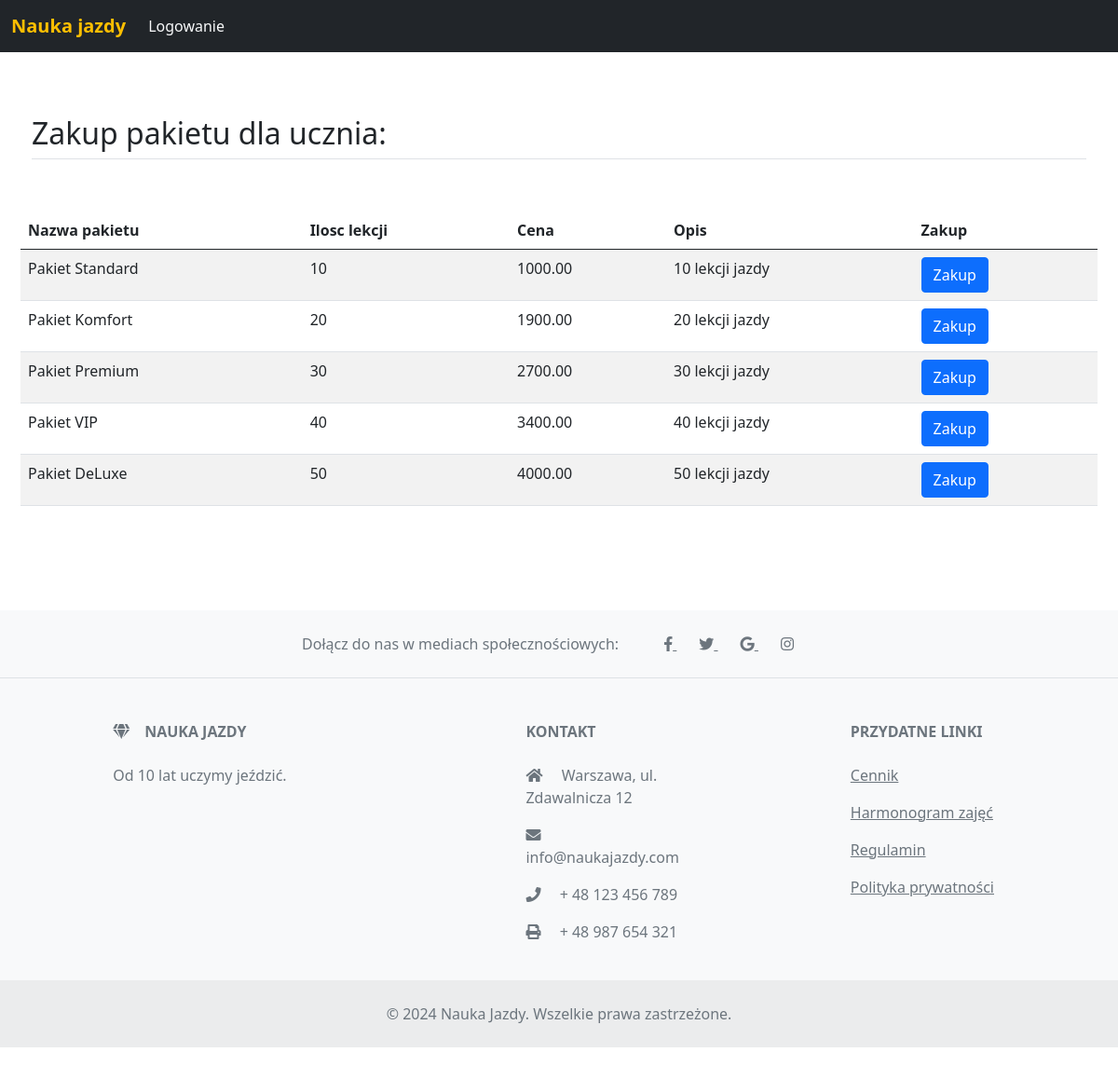
Screenshot of /zakupionePakietyDodawanie.php with the database file from the repository.
### tables this page shows
CREATE TABLE `pakiety` (
  `ID` int(11) NOT NULL,
  `NazwaPakietu` varchar(50) NOT NULL,
  `IloscLekcji` int(11) NOT NULL,
  `Cena` decimal(8,2) NOT NULL,
  `Opis` varchar(255) DEFAULT NULL
);

### zakupionePakietyDodawanie.php (the view, shortened to what this page needs)
<?php
	require("funkcje.php");
?>
<!doctype html>
<html lang="pl">
  <head>
	<link href="https://cdnjs.cloudflare.com/ajax/libs/font-awesome/5.15.1/css/all.min.css" rel="stylesheet">
	<link href="bootstrap.min.css" rel="stylesheet">
    <link href="navbar.css" rel="stylesheet">
  </head>
<body>
	<main>
<?php menu();
	$imie = "";
	$nazwisko = "";
?>
	<div class="container px-1 py-5">
		<h2 class="pb-2 border-bottom">Zakup pakietu dla ucznia: <?php print("$imie $nazwisko"); ?></h2>
		<div class="row g-4 py-5">
		<table class="table table-striped table-hover">
  <thead>
    <tr>
		<th>Nazwa pakietu</th>
		<th>Ilosc lekcji</th>
		<th>Cena</th>
		<th>Opis</th>
		<th>Zakup</th>
    </tr>
  </thead>
  <tbody>
<?php
$polaczenie = polaczZBaza();
$sql = "SELECT ID, NazwaPakietu, IloscLekcji, Cena, Opis FROM Pakiety";
$result = $polaczenie->query($sql);
while ($row = $result->fetch_assoc()) {
$nazwaPakietu = $row["NazwaPakietu"];
$iloscLekcji = $row["IloscLekcji"];
$cena = $row["Cena"];
$opis = $row["Opis"];
?>
	<tr>
		<td><?php print("$nazwaPakietu"); ?></td>
		<td><?php print("$iloscLekcji"); ?></td>
		<td><?php print("$cena"); ?></td>
		<td><?php print("$opis"); ?></td>
		<td>
			<form action="zakupionePakiety.php" method="post">
				<input class="btn btn-primary" type="submit" name="zakup" value="Zakup">
			</form>
		</td>
	</tr>
<?php
   }
?>
  </tbody>
</table>
		</div>
	</div>
</main>
<footer class="text-center text-lg-start bg-light text-muted">
  <section class="d-flex justify-content-center p-4 border-bottom">
    <div class="me-5 d-none d-lg-block">
      <span>Dołącz do nas w mediach społecznościowych:</span>
    </div>
    <div>
      <a href="" class="me-4 text-reset">
        <i class="fab fa-facebook-f"></i>
      </a>
      <a href="" class="me-4 text-reset">
        <i class="fab fa-twitter"></i>
      </a>
      <a href="" class="me-4 text-reset">
        <i class="fab fa-google"></i>
      </a>
      <a href="" class="me-4 text-reset">
        <i class="fab fa-instagram"></i>
      </a>
    </div>
  </section>
  <section class="">
    <div class="container text-center text-md-start mt-5">
      <div class="row mt-3">
        <div class="col-md-3 col-lg-4 col-xl-3 mx-auto mb-4">
          <h6 class="text-uppercase fw-bold mb-4">
            <i class="fas fa-gem me-3"></i>Nauka Jazdy
          </h6>
          <p>
            Od 10 lat uczymy jeździć.
          </p>
        </div>
        <div class="col-md-2 col-lg-2 col-xl-2 mx-auto mb-4">
          <h6 class="text-uppercase fw-bold mb-4">
            Kontakt
          </h6>
          <p><i class="fas fa-home me-3"></i> Warszawa, ul. Zdawalnicza 12</p>
          <p><i class="fas fa-envelope me-3"></i> info@naukajazdy.com</p>
          <p><i class="fas fa-phone me-3"></i> + 48 123 456 789</p>
          <p><i class="fas fa-print me-3"></i> + 48 987 654 321</p>
        </div>
        <div class="col-md-3 col-lg-2 col-xl-2 mx-auto mb-4">
          <h6 class="text-uppercase fw-bold mb-4">
            Przydatne linki
          </h6>
          <p>
            <a href="#!" class="text-reset">Cennik</a>
          </p>
          <p>
            <a href="#!" class="text-reset">Harmonogram zajęć</a>
          </p>
          <p>
            <a href="#!" class="text-reset">Regulamin</a>
          </p>
          <p>
            <a href="#!" class="text-reset">Polityka prywatności</a>
          </p>
        </div>
      </div>
    </div>
  </section>
  <div class="text-center p-4" style="background-color: rgba(0, 0, 0, 0.05);">
    © 2024 Nauka Jazdy. Wszelkie prawa zastrzeżone.
  </div>
</footer>
</body>
</html>

### navbar.css (style rules this page uses)
body { padding-bottom: 20px; }

### rows the page displays
pakiety: NazwaPakietu "Pakiet Standard", IloscLekcji "10", Cena "1000.00", Opis "10 lekcji jazdy"
pakiety: NazwaPakietu "Pakiet Komfort", IloscLekcji "20", Cena "1900.00", Opis "20 lekcji jazdy"
pakiety: NazwaPakietu "Pakiet Premium", IloscLekcji "30", Cena "2700.00", Opis "30 lekcji jazdy"
pakiety: NazwaPakietu "Pakiet VIP", IloscLekcji "40", Cena "3400.00", Opis "40 lekcji jazdy"
pakiety: NazwaPakietu "Pakiet DeLuxe", IloscLekcji "50", Cena "4000.00", Opis "50 lekcji jazdy"
